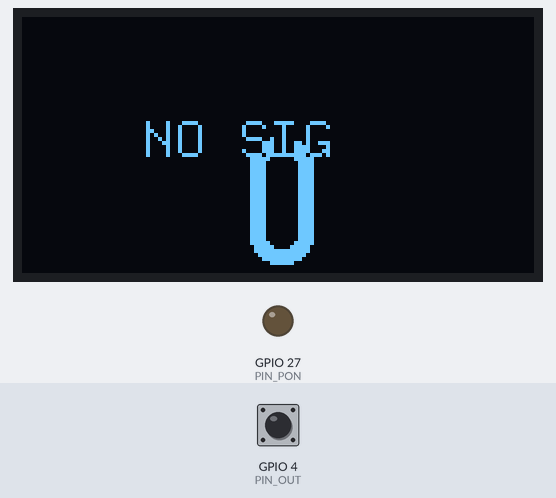
Bench run of a program on a simulated ESP32-C3. On the bench: 128×64 one-colour display, output pins drawn as LEDs (lit = HIGH). The inputs (shaded band) are chosen by the test bench; at power-on: GPIO 4 (PIN_OUT) HIGH.

Above: at 2.6 s.
2.7 s: GPIO 4 (PIN_OUT) pulsed LOW 2 times (0.12 s each, 0.3 s apart)
At 5.2 s:
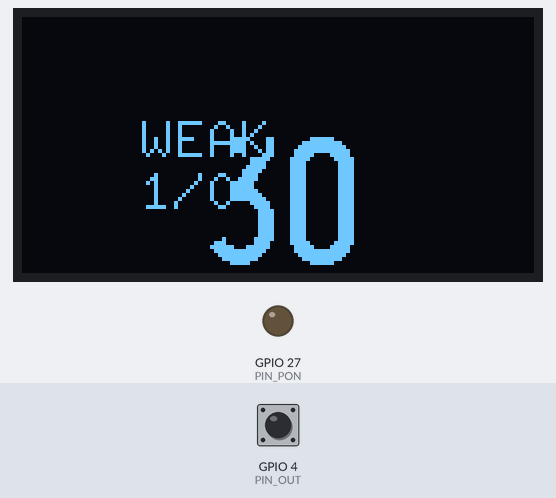
5.5 s: GPIO 4 (PIN_OUT) pulsed LOW 5 times (0.12 s each, 0.3 s apart)
At 6.8 s:
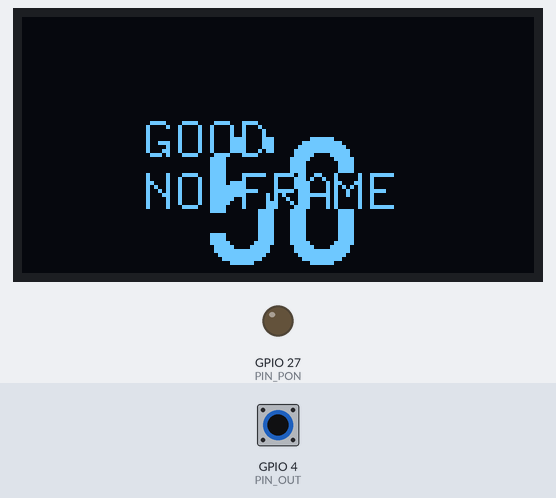
Timing chart, 0 to 8.5 s (numbered marks = the images above; inputs shaded):
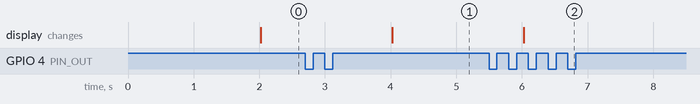

Measured:
- after the input at 2.7 s, the display: changes after 1.3 s (image 1)
- after the input at 5.5 s, the display: changes after 0.53 s (image 2)

The program:

main.cpp
```cpp
#include <Arduino.h>
#include <Wire.h>
#include <U8g2lib.h>

#define PIN_OUT 4
#define PIN_PON 27
#define SDA_PIN 5
#define SCL_PIN 6
#define I2C_ADDR 0x3C
#define USABLE_WIDTH 72
#define USABLE_HEIGHT 40
#define BUF_SZ 2048
#define DEBOUNCE_US 20000
#define FALSE_MIN_US 60000
#define FALSE_MAX_US 140000
#define TRUE_MIN_US 160000
#define TRUE_MAX_US 260000
#define TICK59_MIN_US 1200000
#define REPORT_INTERVAL 2000

U8G2_SSD1306_128X64_NONAME_F_SW_I2C u8g2(U8G2_R0, SCL_PIN, SDA_PIN, U8X8_PIN_NONE);
const uint8_t offsetX = 28;
const uint8_t offsetY = 24;
const uint8_t brightness = 255;

volatile uint32_t times[BUF_SZ];
volatile uint8_t vals[BUF_SZ];
volatile int head = 0;
volatile int count = 0;
volatile uint32_t last_edge_us = 0;

int quality_score = 0;
char line1[32];
char line2[32];
char line3[32];

void IRAM_ATTR irq_handler() {
    uint32_t now = micros();
    if (last_edge_us && (now - last_edge_us) < DEBOUNCE_US) {
        return;
    }
    last_edge_us = now;
    times[head] = now;
    vals[head] = digitalRead(PIN_OUT);
    head = (head + 1) % BUF_SZ;
    if (count < BUF_SZ) {
        count++;
    }
}

void snapshot(uint32_t* arr_t, uint8_t* arr_v, int* c) {
    noInterrupts();
    *c = count;
    int h = head;
    if (*c > BUF_SZ) {
        *c = BUF_SZ;
    }
    int start = (h - *c + BUF_SZ) % BUF_SZ;
    for (int i = 0; i < *c; i++) {
        int p = (start + i) % BUF_SZ;
        arr_t[i] = times[p];
        arr_v[i] = vals[p];
    }
    interrupts();
}

int decode_bcd(const uint8_t* arr, const int* weights, int len, bool parity) {
    int s = 0;
    int pc = 0;
    for (int i = 0; i < len; i++) {
        if (arr[i]) {
            s += weights[i];
            pc++;
        }
    }
    if (parity) {
        if ((pc % 2) == 0 && arr[len]) {
            return -1;
        }
    }
    return s;
}

bool decode_frame(const uint8_t* bits, int* min_out, int* hr_out, int* day_out, int* weekday_out, int* mon_out, int* year_out) {
    if (bits[0] != 0 || bits[20] != 1) {
        return false;
    }
    int weights_min[8] = {1, 2, 4, 8, 10, 20, 40, 80};
    int mins = decode_bcd(&bits[21], weights_min, 7, true);
    if (mins < 0) return false;
    int weights_hr[7] = {1, 2, 4, 8, 10, 20, 40};
    int hrs = decode_bcd(&bits[29], weights_hr, 6, true);
    if (hrs < 0) return false;
    int day = 0;
    int weights_day[6] = {1, 2, 4, 8, 10, 20};
    for (int i = 0; i < 6; i++) {
        if (bits[36 + i]) {
            day += weights_day[i];
        }
    }
    int weekday = 0;
    int weights_weekday[3] = {1, 2, 4};
    for (int i = 0; i < 3; i++) {
        if (bits[42 + i]) {
            weekday += weights_weekday[i];
        }
    }
    int month = 0;
    int weights_month[5] = {1, 2, 4, 8, 10};
    for (int i = 0; i < 5; i++) {
        if (bits[45 + i]) {
            month += weights_month[i];
        }
    }
    int year = 0;
    int weights_year[8] = {1, 2, 4, 8, 10, 20, 40, 80};
    for (int i = 0; i < 8; i++) {
        if (bits[50 + i]) {
            year += weights_year[i];
        }
    }
    *min_out = mins;
    *hr_out = hrs;
    *day_out = day;
    *weekday_out = weekday;
    *mon_out = month;
    *year_out = year;
    return true;
}

void analyze_and_diagnose() {
    uint32_t* tlist = new uint32_t[BUF_SZ];
    uint8_t* vlist = new uint8_t[BUF_SZ];
    int n;
    snapshot(tlist, vlist, &n);
    if (n < 4) {
        quality_score = 0;
        snprintf(line1, sizeof(line1), "0");
        snprintf(line2, sizeof(line2), "NO SIG");
        snprintf(line3, sizeof(line3), "");
        delete[] tlist;
        delete[] vlist;
        return;
    }
    uint32_t* low_durs = new uint32_t[n];
    uint32_t* low_ts = new uint32_t[n];
    uint32_t* rising_times = new uint32_t[n];
    int low_count = 0;
    int rising_count = 0;
    uint32_t low_start = 0;
    bool low_active = false;
    for (int i = 0; i < n - 1; i++) {
        uint8_t a = vlist[i];
        uint8_t b = vlist[i + 1];
        uint32_t ta = tlist[i];
        uint32_t tb = tlist[i + 1];
        if (a == 1 && b == 0) {
            low_start = tb;
            low_active = true;
        } else if (a == 0 && b == 1 && low_active) {
            uint32_t d = tb - low_start;
            if (d > 0) {
                low_durs[low_count] = d;
                low_ts[low_count] = low_start;
                low_count++;
            }
            low_active = false;
            rising_times[rising_count++] = tb;
        }
    }
    if (low_count == 0) {
        quality_score = 0;
        snprintf(line1, sizeof(line1), "0");
        snprintf(line2, sizeof(line2), "NO PULSE");
        snprintf(line3, sizeof(line3), "");
        delete[] tlist;
        delete[] vlist;
        delete[] low_durs;
        delete[] low_ts;
        delete[] rising_times;
        return;
    }
    int pulse_count = low_count;
    int short_count = 0;
    int long_count = 0;
    for (int i = 0; i < pulse_count; i++) {
        if (low_durs[i] >= FALSE_MIN_US && low_durs[i] <= FALSE_MAX_US) {
            short_count++;
        } else if (low_durs[i] >= TRUE_MIN_US && low_durs[i] <= TRUE_MAX_US) {
            long_count++;
        }
    }
    int other = pulse_count - short_count - long_count;
    int sec_like = 0;
    int tick59_like = 0;
    for (int i = 0; i < rising_count - 1; i++) {
        uint32_t gap = rising_times[i + 1] - rising_times[i];
        if (gap >= 900000 && gap <= 1100000) {
            sec_like++;
        }
        if (gap >= TICK59_MIN_US) {
            tick59_like++;
        }
    }
    float shortlong_ratio = (float)(short_count + long_count) / pulse_count;
    float other_ratio = (float)other / pulse_count;
    int frame_count = 0;
    int frame_mins[10], frame_hrs[10], frame_days[10];
    for (int i = 0; i < low_count - 1 && frame_count < 10; i++) {
        uint32_t gap = low_ts[i + 1] - low_ts[i];
        if (gap >= TICK59_MIN_US) {
            int start = i + 1;
            if (start + 59 <= low_count) {
                uint8_t bits[59];
                bool valid = true;
                for (int j = 0; j < 59; j++) {
                    uint32_t d = low_durs[start + j];
                    if (d >= FALSE_MIN_US && d <= FALSE_MAX_US) {
                        bits[j] = 0;
                    } else if (d >= TRUE_MIN_US && d <= TRUE_MAX_US) {
                        bits[j] = 1;
                    } else {
                        valid = false;
                        break;
                    }
                }
                if (valid) {
                    int min_val, hr_val, day_val, weekday_val, mon_val, year_val;
                    if (decode_frame(bits, &min_val, &hr_val, &day_val, &weekday_val, &mon_val, &year_val)) {
                        frame_mins[frame_count] = min_val;
                        frame_hrs[frame_count] = hr_val;
                        frame_days[frame_count] = day_val;
                        frame_count++;
                    }
                }
            }
        }
    }
    quality_score = 0;
    if (sec_like >= 10) quality_score += 40;
    else if (sec_like >= 5) quality_score += 20;
    else if (sec_like >= 2) quality_score += 10;
    if (tick59_like >= 1) quality_score += 20;
    if (shortlong_ratio >= 0.7) quality_score += 20;
    else if (shortlong_ratio >= 0.5) quality_score += 10;
    if (other_ratio <= 0.2) quality_score += 10;
    else if (other_ratio <= 0.4) quality_score += 5;
    if (frame_count > 0) quality_score += 10;
    snprintf(line1, sizeof(line1), "%d", quality_score);
    if (frame_count > 0) {
        snprintf(line2, sizeof(line2), "%02d:%02d", frame_hrs[0], frame_mins[0]);
        snprintf(line3, sizeof(line3), "%02d/%02d", frame_days[0], 0);
    } else if (quality_score >= 50) {
        snprintf(line2, sizeof(line2), "GOOD");
        snprintf(line3, sizeof(line3), "NO FRAME");
    } else if (quality_score >= 30) {
        snprintf(line2, sizeof(line2), "WEAK");
        snprintf(line3, sizeof(line3), "%d/%d", short_count, long_count);
    } else {
        snprintf(line2, sizeof(line2), "NOISE");
        snprintf(line3, sizeof(line3), "");
    }
    delete[] tlist;
    delete[] vlist;
    delete[] low_durs;
    delete[] low_ts;
    delete[] rising_times;
}

void drawDisplay() {
    u8g2.clearBuffer();
    u8g2.setFont(u8g2_font_logisoso32_tn);
    uint8_t textWidth = u8g2.getStrWidth(line1);
    uint8_t fontHeight = u8g2.getMaxCharHeight();
    uint8_t x = offsetX + (USABLE_WIDTH - textWidth) / 2;
    uint8_t y = offsetY + fontHeight;
    u8g2.drawStr(x, y, line1);
    u8g2.setFont(u8g2_font_8x13_tf);
    u8g2.drawStr(offsetX + 2, offsetY + 11, line2);
    u8g2.drawStr(offsetX + 2, offsetY + 24, line3);
    u8g2.sendBuffer();
}

void setup() {
    Serial.begin(115200);
    Wire.begin(SDA_PIN, SCL_PIN);
    u8g2.setI2CAddress(I2C_ADDR * 2);
    u8g2.begin();
    u8g2.setBusClock(400000UL);
    u8g2.setContrast(brightness);
    pinMode(PIN_PON, OUTPUT);
    digitalWrite(PIN_PON, LOW);
    pinMode(PIN_OUT, INPUT_PULLUP);
    attachInterrupt(digitalPinToInterrupt(PIN_OUT), irq_handler, CHANGE);
    snprintf(line1, sizeof(line1), "0");
    snprintf(line2, sizeof(line2), "INIT");
    snprintf(line3, sizeof(line3), "");
    drawDisplay();
}

void loop() {
    static unsigned long lastUpdate = 0;
    unsigned long now = millis();
    if (now - lastUpdate >= REPORT_INTERVAL) {
        lastUpdate = now;
        analyze_and_diagnose();
        drawDisplay();
    }
}
```
